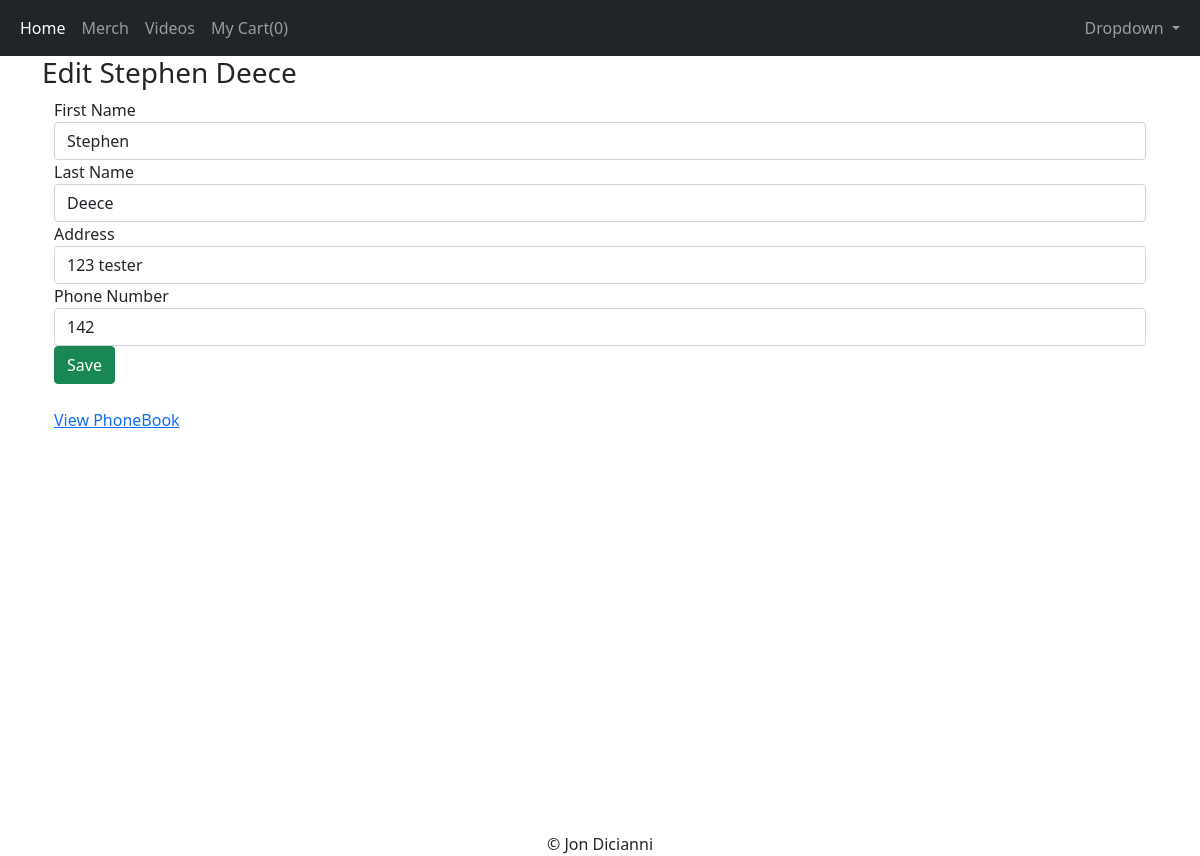
The app's page /contacts/2/edit (signed in) with its own data.
### app/models.py (models this page shows, shortened)
class Contact(db.Model):
    id = db.Column(db.Integer, primary_key=True)
    first_name = db.Column(db.String(200))
    last_name = db.Column(db.String(300))
    address = db.Column(db.String(500))
    phone_number = db.Column(db.Integer)
    date_created = db.Column(db.Integer, nullable=False, default=datetime.utcnow)
    user_id = db.Column(db.Integer, db.ForeignKey('user.id'), nullable=False)

### app/routes.py (the view, shortened to what this page needs)
@app.route('/contacts/<int:contact_id>/edit', methods=['GET', 'POST'])
@login_required
def contact_edit(contact_id):
    contact = Contact.query.get_or_404(contact_id)
    if contact.creator.id != current_user.id:
        return redirect(url_for('my_contacts'))
    form = PhoneBookForm()
    return render_template('contact_edit.html', contact=contact, form=form)

### app/forms.py
class PhoneBookForm(FlaskForm):
    first_name = StringField('First Name', validators=[DataRequired()])
    last_name = StringField('Last Name', validators=[DataRequired()])
    address = StringField('Address', validators=[DataRequired()])
    phone_number = IntegerField('Phone Number', validators=[DataRequired()])
    submit = SubmitField()

### app/models.py (called while the page is built)
@login_manager.user_loader
def load_user(user_id):
    return User.query.get(user_id)

### app/templates/contact_edit.html (shortened to what this page needs)
{% extends 'base.html' %}
{% block content %}
<h3>Edit {{contact.first_name}} {{contact.last_name}}</h3>
<div class="container">
    <form action="" autocomplete="off" method="post">
        <div class="form-group">
            <fieldset>
                {{ form.first_name.label }}
                {{ form.first_name(class='form-control', value=contact.first_name) }}
            </fieldset>
            <fieldset>
                {{ form.last_name.label }}
                {{ form.last_name(class='form-control', value=contact.last_name) }}
            </fieldset>
            <fieldset>
                {{ form.address.label }}
                {{ form.address(class='form-control', value=contact.address) }}
            </fieldset>
            <fieldset>
                {{ form.phone_number.label }}
                {{ form.phone_number(class='form-control', value=contact.phone_number) }}
            </fieldset>
        </div>
        {{ form.submit(class='btn btn-success', value='Save') }}
    </form>
    <br>
    <a href="/viewphonebook" class="button">View PhoneBook</a>
</div>
{% endblock content %}

### records on screen
Contact: first_name "Stephen", last_name "Deece", address "123 tester", phone_number "142"

### other values on screen
{{ session['Shoppingcart']|length }} "0"
